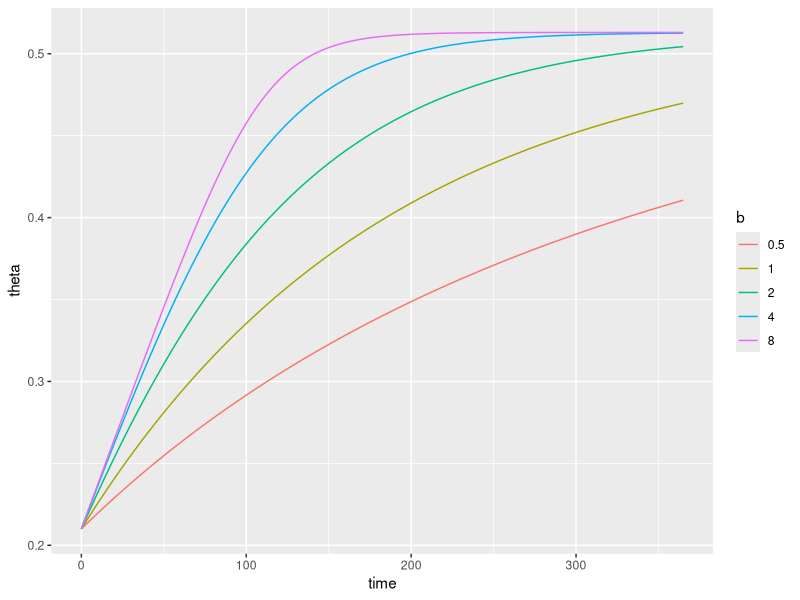
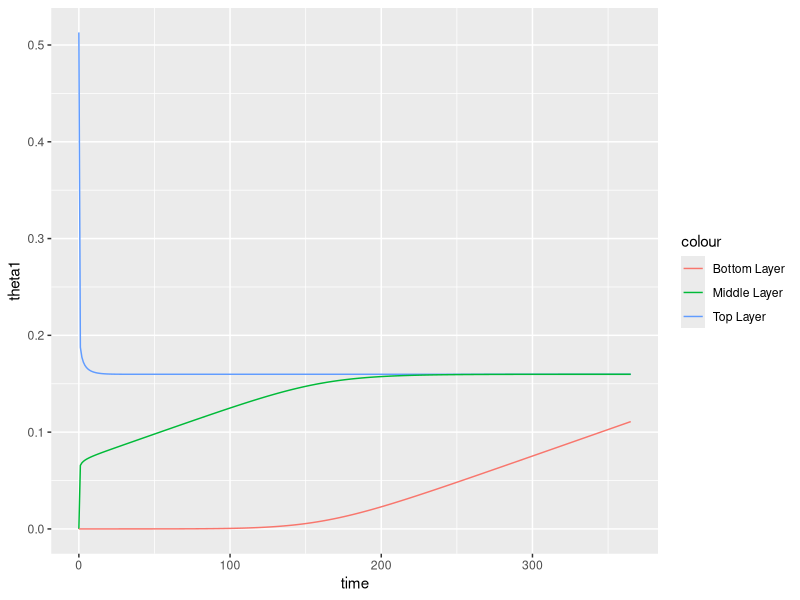

The R source for these figures, in order: (Note: this script raises an error after producing the figures.)
## ---- chunk 1
knitr::opts_chunk$set(echo = TRUE)
## ---- chunk 2
library(tidyverse)
library(deSolve)
## ---- chunk 3
# Timestep
t <- seq(0,365, by = 1)

# Variables
theta_init <- c(theta=0.210)

# Model parameters
params <- 
  expand_grid(theta_sat = 0.513, 
            R  = 1000/365,
            b = c(1, 0.5, 2, 4, 8),
            z = 1000) %>%
        split(., .$b)

# Rates of change
theta_rates <- function(t, theta, params) {
  with(as.list(c(theta, params)), {
    
    dtheta_dt = (R*(1-(theta/theta_sat)^b))/z

    return(list(c(dtheta_dt)))
  })
}
## ---- chunk 4

logistic_solution <-
  map_dfr(
    params,
    ~ode(
    y = theta_init,
    times = t,
    func = theta_rates,
    parms = .x) %>%
  as.data.frame(), .id = "b")
## ---- chunk 5

logistic_solution %>% 
  ggplot(aes(time, theta, col=b)) +
  geom_line()

## ---- chunk 6
# Timestep
t <- seq(0,365, by = 1)

# Variables
theta_init <- c(theta1=0.513, theta2=0, theta3=0)

# Model parameters for silty loam (Landsberg)
params <- 
  expand_grid(theta_sat = 0.513, 
    R  = 1/365,
    #convert to day
    ksat = c(12.2*24),
    nk = 11.9
    ) %>%
        split(., .$ksat)

# Rates of change
theta_rates <- function(t, theta, params) {
  with(as.list(c(theta, params)), {
    dtheta1_dt = R - (ksat * (theta1/theta_sat)^nk)/0.1
    dtheta2_dt = ((ksat * (theta1/theta_sat)^nk) - (ksat * (theta2/theta_sat)^nk))/0.5
    dtheta3_dt = ((ksat * (theta2/theta_sat)^nk))/0.5
    return(list(c(dtheta1_dt,dtheta2_dt,dtheta3_dt)))
  })
}

## ---- chunk 7

logistic_solution <-
  map_dfr(
    params,
    ~ode(
    y = theta_init,
    times = t,
    func = theta_rates,
    parms = .x) %>%
  as.data.frame(), .id = "ks")
## ---- chunk 8

logistic_solution %>% 
 ggplot(aes(time)) + 
  geom_line(aes(y = theta1, col="Top Layer")) + 
  geom_line(aes(y = theta2, col="Middle Layer")) +
  geom_line(aes(y = theta3, col="Bottom Layer"))


## ---- chunk 9
# Timestep
t <- seq(0,1000, by = 0.1)

# Variables
theta_init <- c(theta11=0, theta22=0, theta33=0, theta44=0)



# Model parameters for silty loam (Landsberg)
params <- list(
  c(
    R=3/365,
    dsat = 1.4,
    nd = 6.5,
    theta_sat = c(0.482),
    b=8,
    amp=0,
    I_constant=1,
    sine_height=1,
    frequency=180,
    ksat=292.8,
    nk=11.9
    ))


# Rates of change
theta_rates1 <- function(t, theta_init, params) {
  with(as.list(c(theta_init, params)), {
    dtheta1_dt=R-(-dsat*(theta11/theta_sat)^nd)*((theta22-theta11)/0.50)
    dtheta2_dt=(-dsat*(theta11/theta_sat)^nd)*((theta22-theta11)/0.50)-(-dsat*(theta22/theta_sat)^nd)*((theta33-theta22)/0.50)
    dtheta3_dt=(-dsat*(theta22/theta_sat)^nd)*((theta33-theta22)/0.50)-((ksat)*(theta33/theta_sat)^nk)
    dtheta4_dt=((ksat)*(theta33/theta_sat)^nk)
    
    return(list(c(dtheta1_dt,dtheta2_dt,dtheta3_dt,dtheta4_dt)))
  })
}
## ---- chunk 10

logistic_solution1 <-
  map_dfr(
    params,
    ~ode(
    y = theta_init,
    times = t,
    func = theta_rates1,
    parms = .x) %>%
  as.data.frame())
## ---- chunk 11
#set time period and time step
t <- seq(0,1000, by = 1)

#how many soil depths should be monitored
n=3

#set depth of points, can be customised. N-1 in this case accounts for one customsied point, all others are the same
standard_depth = 0.5
z <- c(0.10, rep(standard_depth, n-1))

#set vector to collect gradients 
dtheta_dt <- vector(length = n)

#set initial soil moisture content for each layer (boundary z[i] - z[i-1]) as well as the amount of water lost to deep drainage and runoff and the total amount of rainfall falling in period for sanity check, particulary important for when inclduing temporal variation
theta_init <- c(theta=rep(0, n), runoff = 0, deep_drainage=0, cumulative_rain=0)

#set parameter values
params <- list(
  c(
    R=3/365,
    dsat = 1.4,
    nd = 6.5,
    theta_sat = 0.482,
    b=8,
    ksat=292.8,
    nk=11.9,
    amp=1,
    sine_height=1,
    frequency=180,
    I_constant = 1
    ))
#soil moisture drainage model

theta_rates <- function(t, theta, params) {
  with(as.list(c(theta, params)), {
    
    I = (1-I_constant*(theta[i]/theta_sat)^b)
    S = amp*sin(t/frequency*pi)+sine_height
    i=1

    for(i in 1:n){
    
    #top layer. Non-infiltrating rainfall is stored in runoff, but leaves the plant-accessible water budget forever. 
      if(i == 1) {
    inflow = R*S*I
    runoff = (R*S)*(1-I)
    outflow = (-dsat*(theta[i]/theta_sat)^nd)*((theta[i+1]-theta[i])/z[i+1])
  
      }
    
    #middle layers  
      if(!i %in% c(1, n)) {
     inflow = (-dsat*(theta[i-1]/theta_sat)^nd)*((theta[i]-theta[i-1])/z[i])
     outflow= (-dsat*(theta[i]/theta_sat)^nd)*((theta[i+1]-theta[i])/z[i+1])
      }
      
    # last layer - water that outflows from this layer is gone forever. Values are stored in deep_drainage.
      if(i == (n)) {
    inflow = (-dsat*(theta[i-1]/theta_sat)^nd)*((theta[i]-theta[i-1])/z[i])
    outflow = ((ksat)*(theta[i]/theta_sat)^nk)
    deep_drainage = ((ksat)*(theta[i]/theta_sat)^nk)
      }
    
      
    dtheta_dt[i] = inflow - outflow
    runoff = runoff
    deep_drainage = deep_drainage
    cumulative_rain = R*S
    }
    
    return(list(c(dtheta_dt, runoff, deep_drainage, cumulative_rain)))
  })
}



## ---- chunk 12

logistic_solution <-
  map_dfr(
    params,
    ~ode(
    y = theta_init,
    times = t,
    func = theta_rates,
    parms = .x) %>%
  as.data.frame())
## ---- chunk 13

logistic_solution %>%
  select(time, contains("theta")) %>%
  pivot_longer(., contains("theta")) %>%
  rename(Soil_depth = name) %>%
  ggplot(aes(time)) +
  geom_line(aes(y=value, col=Soil_depth))
 
## ---- chunk 14
#ignore below for now


# Timestep
t <- seq(0,1000, by = 0.1)

# Variables
theta_init <- c(theta1=0, theta2=0, theta3=0, theta4=0, theta5=0, theta6=0, theta7=0, theta8=0, theta9=0, theta10=0, runoff = 0)


# Model parameters for silty loam (Landsberg)
params <- list(
  c(
    R=3/365,
    dsat = 1.4,
    nd = 6.5,
    theta_sat = c(0.482),
    b=8,
    I_constant=1,
    amp=0,
    sine_height=1,
    frequency=180,
    ksat=292.8,
    nk=11.9))

# Rates of change
theta_rates <- function(t, theta_init, params) {
  with(as.list(c(theta_init, params)), {
    I = (1-(theta1/theta_sat)^b)
    S = amp*sin(t/frequency*pi)+sine_height
    dtheta1_dt=R*S*I-(-dsat*(theta1/theta_sat)^nd)*((theta2-theta1)/0.25)
    dtheta2_dt=((-dsat*(theta1/theta_sat)^nd)*((theta2-theta1)/0.25)-(-dsat*(theta2/theta_sat)^nd)*((theta3-theta2)/0.25))
    dtheta3_dt=((-dsat*(theta2/theta_sat)^nd)*((theta3-theta2)/0.25)-(-dsat*(theta3/theta_sat)^nd)*((theta4-theta3)/0.25))
    dtheta4_dt=((-dsat*(theta3/theta_sat)^nd)*((theta4-theta3)/0.25)-(-dsat*(theta4/theta_sat)^nd)*((theta5-theta4)/0.25))
    dtheta5_dt=((-dsat*(theta4/theta_sat)^nd)*((theta5-theta4)/0.25)-(-dsat*(theta5/theta_sat)^nd)*((theta6-theta5)/0.25))
    dtheta6_dt=((-dsat*(theta5/theta_sat)^nd)*((theta6-theta5)/0.25)-(-dsat*(theta6/theta_sat)^nd)*((theta7-theta6)/0.25))
    dtheta7_dt=((-dsat*(theta6/theta_sat)^nd)*((theta7-theta6)/0.25)-(-dsat*(theta7/theta_sat)^nd)*((theta8-theta7)/0.25))
    dtheta8_dt=((-dsat*(theta7/theta_sat)^nd)*((theta8-theta7)/0.25)-(-dsat*(theta8/theta_sat)^nd)*((theta9-theta8)/0.25))
    dtheta9_dt=((-dsat*(theta8/theta_sat)^nd)*((theta9-theta8)/0.25))-((ksat)*(theta9/theta_sat)^nk)
    dtheta10_dt= ((ksat)*(theta9/theta_sat)^nk)
    # ((12.2*24)*(theta9/theta_sat)^11.9)
    runoff = R*S*(1-I)


    return(list(c(dtheta1_dt,dtheta2_dt, dtheta3_dt,dtheta4_dt,dtheta5_dt,dtheta6_dt,dtheta7_dt,dtheta8_dt,dtheta9_dt,dtheta10_dt
, runoff)))
  })
}


## ---- chunk 15

logistic_solution <-
  map_dfr(
    params,
    ~ode(
    y = theta_init,
    times = t,
    func = theta_rates,
    parms = .x) %>%
  as.data.frame())

## ---- chunk 16

logistic_solution %>% 
 ggplot(aes(time)) + 
  geom_line(aes(y = theta1, col="1st Layer")) + 
  geom_line(aes(y = theta2, col="2nd Layer")) + 
  geom_line(aes(y = theta3, col="3rd Layer"))+ 
  geom_line(aes(y = theta4, col="4th Layer"))+ 
  geom_line(aes(y = theta5, col="5th Layer"))+ 
  geom_line(aes(y = theta6, col="6th Layer"))+ 
  geom_line(aes(y = theta7, col="7th Layer"))+ 
  geom_line(aes(y = theta8, col="8th Layer"))+ 
  geom_line(aes(y = theta9, col="9th Layer"))




## ---- chunk 17
# Timestep
t <- seq(0,3650, by = 1)

# Variables
theta_init <- c(theta=0.513)

# Model parameters
params <- 
  expand_grid(theta_sat = 0.513,
            R  = 1000/365,
            b = 8,
            gcmax=0.0025,
            gb=0.01,
            vpd=900,
            p = 1.204,
            cpa = 1004, 
            y=66.1, 
            s=145,
            air_temp=25,
            slope_sat_vap_curve = 4098*(0.6108*exp((17.27*air_temp)/(air_temp+237.3)))/(air_temp+237.3)^2 *1000,
            #radiation will be fed in from plant model based on its solar radiation submodel and plant lai
            rad = c(200,434),
            max_air_temp = 25,
            min_air_temp= 10,
            L = 2.45*10^6,
            z = 1500) %>%
            split(., .$rad)

# Rates of change
theta_rates <- function(t, theta, params) {
  with(as.list(c(theta, params)), {
    evap_numerator = slope_sat_vap_curve *rad + gb*p*cpa*vpd
    evap_denominator = slope_sat_vap_curve + y*(1+gb/(gcmax*(theta/theta_sat)))
    evap=evap_numerator/evap_denominator*(1/L)*12*60*60
    dtheta_dt = (R*(1-(theta/theta_sat)^b)- evap)/z

    return(list(c(dtheta_dt)))
  })
}
## ---- chunk 18

logistic_solution <-
  map_dfr(
    params,
    ~ode(
    y = theta_init,
    times = t,
    func = theta_rates,
    parms = .x) %>%
  as.data.frame(), .id = "rad")
## ---- chunk 19

logistic_solution %>% 
  ggplot(aes(time, theta, col=rad)) +
  geom_line()

## ---- chunk 20
# Timestep
t <- seq(0,100, by = 0.1)

# Variables
theta_init <- c(theta1=0.513, theta2=0, theta3=0)

# Model parameters
params <- 
  expand_grid(
    theta_sat = 0.513, 
    ds = 0.86,
    nd = 8.5,
    R = 0.00274
    ) %>%
        split(., .$ds)

# Rates of change
theta_rates <- function(t, theta, params) {
  with(as.list(c(theta, params)), {
    
    dtheta_dt1 = R -(ds*((theta1/theta_sat)^nd)) * (theta1-theta2)
    dtheta_dt2 = ((ds*((theta1/theta_sat)^nd)) * (theta1-theta2)) - ((ds*((theta2/theta_sat)^nd)) * (theta2-theta3))
    dtheta_dt3 = ((ds*((theta2/theta_sat)^nd)) * (theta2-theta3))

    return(list(c(dtheta_dt1,dtheta_dt2,dtheta_dt3)))
  })
}

## ---- chunk 21

logistic_solution <-
  map_dfr(
    params,
    ~ode(
    y = theta_init,
    times = t,
    func = theta_rates,
    parms = .x) %>%
  as.data.frame(), .id = "ks")
## ---- chunk 22

logistic_solution %>% 
  ggplot(aes(time, theta1, col=ks)) +
  geom_line()

logistic_solution %>% 
  ggplot(aes(time, theta2, col=ks)) +
  geom_line()

logistic_solution %>% 
  ggplot(aes(time, theta3, col=ks)) +
  geom_line()


## ---- chunk 23
# Timestep
t <- seq(0,10, by = 0.1)

# Variables
theta_init <- c(theta=0.482)

# Model parameters
params <- 
  expand_grid(
    ks = c(0.00021388),
    theta_sat = 0.482, 
    nk = 0.007,
    g = 9.8,
    pw = 1000,
    apsi = 1.87,
    npsi = 11.3) %>%
        split(., .$ks)

# Rates of change
theta_rates <- function(t, theta, params) {
  with(as.list(c(theta, params)), {
    
    dtheta_dt = -(((ks*(theta/theta_sat)^nk)/(g*pw)) * apsi * npsi * theta^(-npsi-1))

    return(list(c(dtheta_dt)))
  })
}

## ---- chunk 24

logistic_solution <-
  map_dfr(
    params,
    ~ode(
    y = theta_init,
    times = t,
    func = theta_rates,
    parms = .x) %>%
  as.data.frame(), .id = "ks")
## ---- chunk 25

logistic_solution %>% 
  ggplot(aes(time, theta, col=ks)) +
  geom_line()


## ---- chunk 26
# Timestep
t <- seq(0,10, by = 0.01)

# Variables
theta_init <- c(theta=0)

# Model parameters
params <- 
  expand_grid(theta_sat = 0.482, 
            R  = 1.0,
            ks = c(40.47, 146),
            c = 4,
            b = 4) %>%
        split(., .$ks)

# Rates of change
theta_rates <- function(t, theta, params) {
  with(as.list(c(theta, params)), {
    
    dtheta_dt = R*(1-(theta/theta_sat)^b)-ks*(theta/theta_sat)^c

    return(list(c(dtheta_dt)))
  })
}

## ---- chunk 27

logistic_solution <-
  map_dfr(
    params,
    ~ode(
    y = theta_init,
    times = t,
    func = theta_rates,
    parms = .x) %>%
  as.data.frame(), .id = "ks")
## ---- chunk 28

logistic_solution %>% 
  ggplot(aes(time, theta, col=ks)) +
  geom_line()


## ---- chunk 29
# Timestep
t <- seq(0,10, by = 0.01)

# Variables
theta_init <- c(theta=0)

# Model parameters
params <- 
  expand_grid(theta_sat = 0.482, 
            R  = 1.0,
            ks = c(40.47, 5550.37),
            c = 11,
            b = 4) %>%
        split(., .$ks)

# Rates of change
theta_rates <- function(t, theta, params) {
  with(as.list(c(theta, params)), {
    
    dtheta_dt = (R+R*sin(t/(2*pi)^-1))*(1-(theta/theta_sat)^b)-ks*(theta/theta_sat)^c

    return(list(c(dtheta_dt)))
  })
}

## ---- chunk 30

logistic_solution <-
  map_dfr(
    params,
    ~ode(
    y = theta_init,
    times = t,
    func = theta_rates,
    parms = .x) %>%
  as.data.frame(), .id = "ks")
## ---- chunk 31

logistic_solution %>% 
  ggplot(aes(time, theta, col=ks)) +
  geom_line()


## ---- chunk 32
# Timestep
t <- seq(0,10, by = 0.01)

# Variables
theta_init <- c(theta=0)

# Model parameters
params <- 
  expand_grid(theta_sat = 0.482, 
            R  = 1.0,
            ks = c(40.47),
            c = 11,
            b = 4,
            pe = c(0.5,1,1.4),
            k = 0.46,
            LAI = 0) %>%
        split(., .$pe)


# Rates of change
theta_rates <- function(t, theta, params) {
  with(as.list(c(theta, params)), {
    
    dtheta_dt = R*(1-(theta/theta_sat)^b)-ks*(theta/theta_sat)^c - 
    pe*(exp(-k * LAI)/(1 + exp (-12 * (theta /theta_sat - 0.5))))

    return(list(c(dtheta_dt)))
  })
}

## ---- chunk 33

logistic_solution <-
  map_dfr(
    params,
    ~ode(
    y = theta_init,
    times = t,
    func = theta_rates,
    parms = .x) %>%
  as.data.frame(), .id = "pe")
## ---- chunk 34

logistic_solution %>% 
  ggplot(aes(time, theta, col=pe)) +
  geom_line()


## ---- chunk 35
# Timestep
t <- seq(0,10, by = 0.01)

# Variables
theta_init <- c(theta=0)

# Model parameters
params <- 
  expand_grid(theta_sat = 0.482, 
            R  = 1.0,
            ks = c(40.47),
            c = 11,
            b = 4,
            pe = c(0.5, 1,1.4),
            k = 0.46,
            LAI = 0) %>%
        split(., .$pe)


# Rates of change
theta_rates <- function(t, theta, params) {
  with(as.list(c(theta, params)), {
    
    dtheta_dt = (R+R*sin(t/(2*pi)^-1))*(1-(theta/theta_sat)^b)-ks*(theta/theta_sat)^c - 
    pe*(exp(-k * LAI)/(1 + exp (-12 * (theta /theta_sat - 0.5))))

    return(list(c(dtheta_dt)))
  })
}

## ---- chunk 36

logistic_solution <-
  map_dfr(
    params,
    ~ode(
    y = theta_init,
    times = t,
    func = theta_rates,
    parms = .x) %>%
  as.data.frame(), .id = "pe")
## ---- chunk 37

logistic_solution %>% 
  ggplot(aes(time, theta, col=pe)) +
  geom_line()


## ---- chunk 38
# Timestep
t <- seq(0,100, by = 1)

# Variables
theta_init <- c(theta=0.482)

# Model parameters for silty loam (Landsberg)
params <- 
  expand_grid(
    #convert to day
    ksat = c(12.2*24),
    nk = 11.9,
    theta_sat = 0.482, 
    g = 9.8,
    pw = 1000,
    apsi = 1.87,
    npsi = 4.5) %>%
        split(., .$ksat)

# Rates of change
theta_rates <- function(t, theta, params) {
  with(as.list(c(theta, params)), {
    soil_conductivity = ksat * (theta/theta_sat)^nk
    dpsi_dtheta = apsi * npsi * theta ^ (-npsi-1)
    # dtheta_dt = - (soil_conductivity/(g*pw))*dpsi_dtheta*((theta-0.2)/0.1)
      dtheta_dt = - (soil_conductivity)


    return(list(c(dtheta_dt)))
  })
}

## ---- chunk 39

logistic_solution <-
  map_dfr(
    params,
    ~ode(
    y = theta_init,
    times = t,
    func = theta_rates,
    parms = .x) %>%
  as.data.frame(), .id = "ks")
## ---- chunk 40

logistic_solution %>% 
  ggplot(aes(time, theta, col=ks)) +
  geom_line()
